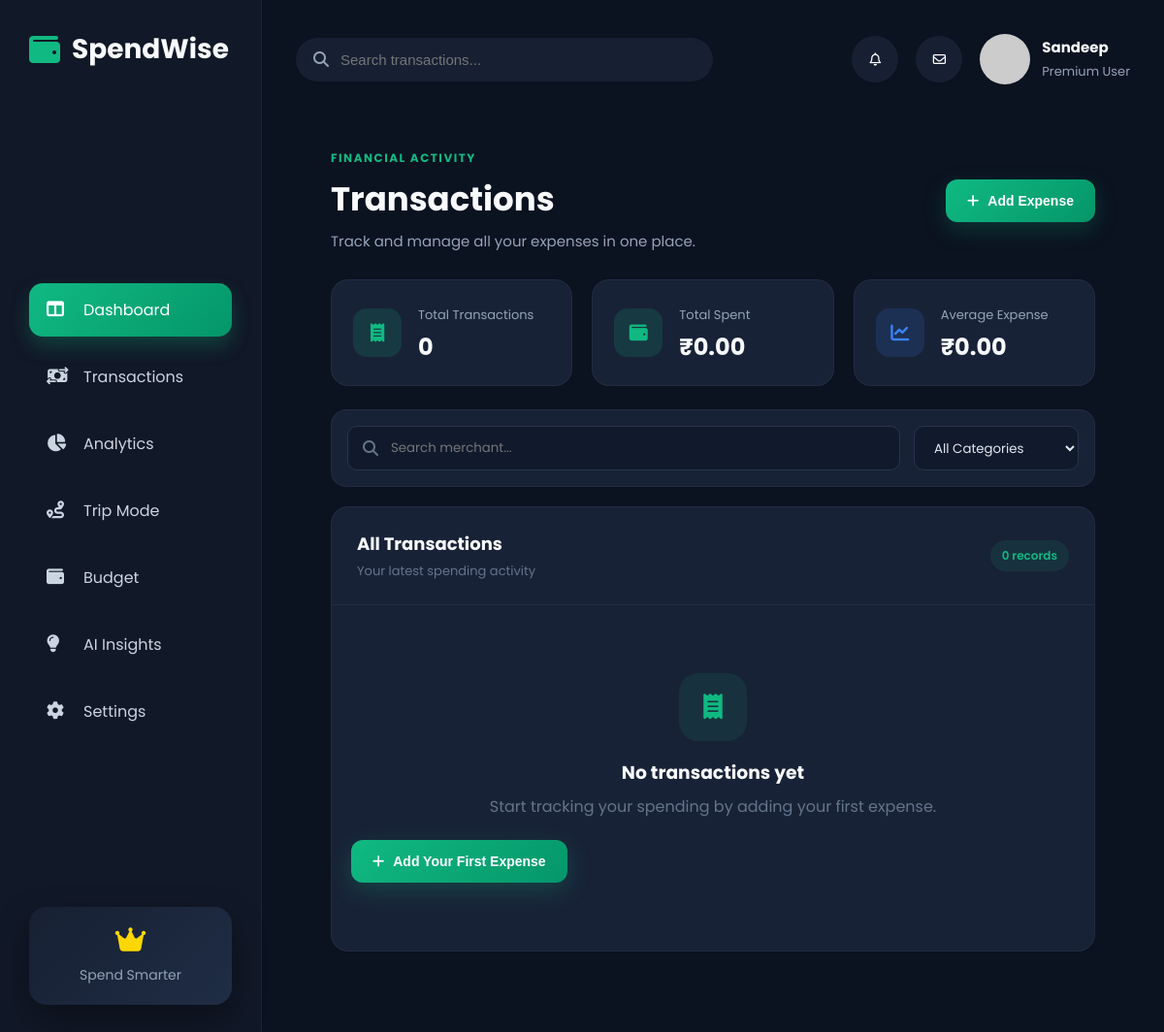
The app's page /transactions, older data.
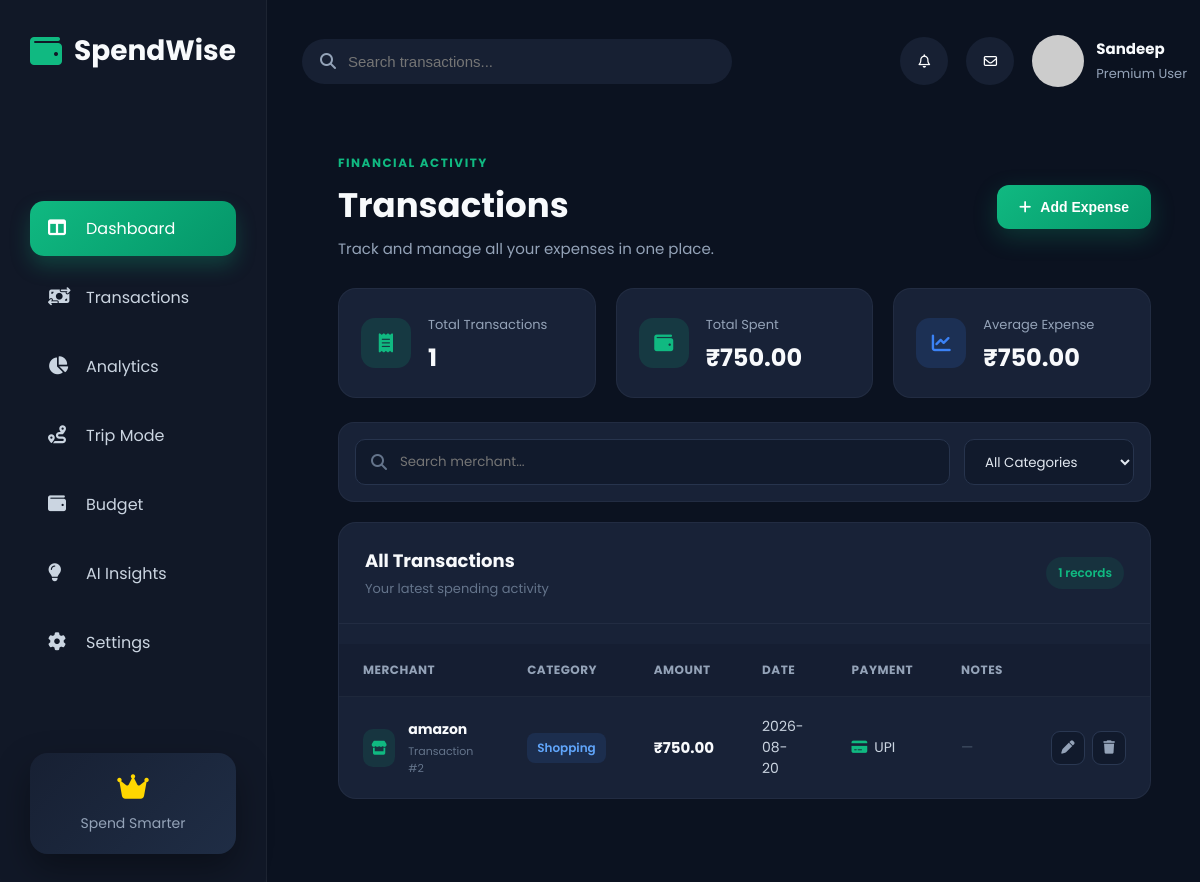
The same page, newer data.
### tables this page shows
CREATE TABLE transactions (
            id INTEGER PRIMARY KEY AUTOINCREMENT,
            merchant TEXT NOT NULL,
            amount REAL NOT NULL,
            category TEXT NOT NULL,
            transaction_date TEXT NOT NULL,
            payment_method TEXT DEFAULT 'UPI',
            notes TEXT,
            created_at TIMESTAMP DEFAULT CURRENT_TIMESTAMP
        );

### app.py (the view)
@app.route("/transactions")
def transactions():
    transactions = get_transactions()
    return render_template(
        "transactions.html",
        transactions=transactions
    )

### utils/database.py (called while the page is built)
def get_connection():
    connection = sqlite3.connect(DATABASE_PATH)
    connection.row_factory = sqlite3.Row
    return connection

def get_transactions():
    connection = get_connection()
    cursor = connection.cursor()
    cursor.execute("""
        SELECT *
        FROM transactions
        ORDER BY transaction_date DESC, id DESC
    """)
    transactions = cursor.fetchall()
    connection.close()
    return transactions

### templates/transactions.html (shortened to what this page needs)
{% extends "base.html" %}
{% block extra_css %}
<link rel="stylesheet"
      href="{{ url_for('static', filename='css/transactions.css') }}">
{% endblock %}
{% block content %}
<div class="transactions-page">
    <div class="page-header">
        <div>
            <span class="page-eyebrow">FINANCIAL ACTIVITY</span>
            <h1>Transactions</h1>
            <p>Track and manage all your expenses in one place.</p>
        </div>
        <button class="add-expense-btn" onclick="openExpenseModal()">
            <i class="fa-solid fa-plus"></i>
            Add Expense
        </button>
    </div>
    <div class="transaction-summary">
        <div class="summary-card">
            <div class="summary-icon">
                <i class="fa-solid fa-receipt"></i>
            </div>
            <div>
                <span>Total Transactions</span>
                <h2>{{ transactions|length }}</h2>
            </div>
        </div>
        <div class="summary-card">
            <div class="summary-icon green">
                <i class="fa-solid fa-wallet"></i>
            </div>
            <div>
                <span>Total Spent</span>
                <h2>
                    ₹{{ "%.2f"|format(
                        transactions|sum(attribute="amount")
                    ) }}
                </h2>
            </div>
        </div>
        <div class="summary-card">
            <div class="summary-icon blue">
                <i class="fa-solid fa-chart-line"></i>
            </div>
            <div>
                <span>Average Expense</span>
                <h2>
                    ₹{{ "%.2f"|format(
                        (transactions|sum(attribute="amount") / transactions|length)
                        if transactions|length > 0 else 0
                    ) }}
                </h2>
            </div>
        </div>
    </div>
    <div class="transaction-toolbar">
        <div class="transaction-search">
            <i class="fa-solid fa-magnifying-glass"></i>
            <input
                type="text"
                id="transactionSearch"
                placeholder="Search merchant..."
                onkeyup="filterTransactions()"
            >
        </div>
        <select
            id="categoryFilter"
            onchange="filterTransactions()"
        >
            <option value="">All Categories</option>
        </select>
    </div>
    <div class="transactions-card">
        <div class="table-header">
            <div>
                <h3>All Transactions</h3>
                <p>
                    Your latest spending activity
                </p>
            </div>
            <span class="transaction-count">
                {{ transactions|length }} records
            </span>
        </div>
        {% if transactions %}
        <div class="table-wrapper">
            <table class="transactions-table">
                <thead>
                    <tr>
                        <th>Merchant</th>
                        <th>Category</th>
                        <th>Amount</th>
                        <th>Date</th>
                        <th>Payment</th>
                        <th>Notes</th>
                        <th></th>
                    </tr>
                </thead>
                <tbody id="transactionTableBody">
                    {% for transaction in transactions %}
                    <tr
                        data-merchant="{{ transaction['merchant']|lower }}"
                        data-category="{{ transaction['category'] }}"
                    >
                        <td>
                            <div class="merchant-cell">
                                <div class="merchant-icon">
                                    <i class="fa-solid fa-store"></i>
                                </div>
                                <div>
                                    <strong>
                                        {{ transaction['merchant'] }}
                                    </strong>
                                    <span>
                                        Transaction #{{ transaction['id'] }}
                                    </span>
                                </div>
                            </div>
                        </td>
                        <td>
                            <span class="category-badge">
                                {{ transaction['category'] }}
                            </span>
                        </td>
                        <td>
                            <strong class="transaction-amount">
                                ₹{{ "%.2f"|format(transaction['amount']) }}
                            </strong>
                        </td>
                        <td>
                            <span class="transaction-date">
                                {{ transaction['transaction_date'] }}
                            </span>
                        </td>
                        <td>
                            <span class="payment-method">
                                <i class="fa-solid fa-credit-card"></i>
                                {{ transaction['payment_method'] }}
                            </span>
                        </td>
                        <td>
                            {% if transaction['notes'] %}
                                <span class="transaction-note">
                                    {{ transaction['notes'] }}
                                </span>
                            {% else %}
                                <span class="no-note">
                                    —
                                </span>
                            {% endif %}
                        </td>
                        <td>
                            <div class="transaction-actions">
                                <button
                                    class="action-btn edit-btn"
                                    title="Edit transaction"
                                    onclick="editTransaction({{ transaction['id'] }})"
                                >
                                    <i class="fa-solid fa-pen"></i>
                                </button>
                                <button
                                    class="action-btn delete-btn"
                                    title="Delete transaction"
                                    onclick="deleteTransaction({{ transaction['id'] }})"
                                >
                                    <i class="fa-solid fa-trash"></i>
                                </button>
                            </div>
                        </td>
                    </tr>
                    {% endfor %}
                </tbody>
            </table>
        </div>
        {% else %}
        <div class="empty-transactions">
            <div class="empty-icon">
                <i class="fa-solid fa-receipt"></i>
            </div>
            <h3>No transactions yet</h3>
            <p>
                Start tracking your spending by adding your first expense.
            </p>
            <button
                class="add-expense-btn"
                onclick="openExpenseModal()"
            >
                <i class="fa-solid fa-plus"></i>
                Add Your First Expense
            </button>
        </div>
        {% endif %}
    </div>
</div>
{% endblock %}

### templates/base.html (shortened to what this page needs)
<!DOCTYPE html>
<html lang="en">
<head>
    <link rel="stylesheet"
        href="https://cdnjs.cloudflare.com/ajax/libs/font-awesome/6.7.2/css/all.min.css">
    <link rel="stylesheet"
        href="{{ url_for('static', filename='css/style.css') }}">
{% block extra_css %}
{% endblock %}
    <link rel="stylesheet"
        href="{{ url_for('static', filename='css/dashboard.css') }}">
</head>
<body>
    <div class="container">
        {% include 'components/sidebar.html' %}
        <div class="main-content">
            {% include 'components/navbar.html' %}
            {% block content %}
            {% endblock %}
        </div>
    </div>
</body>
</html>

### templates/components/sidebar.html
<div class="sidebar">
    <div class="logo">
        <i class="fa-solid fa-wallet"></i>
        <h2>SpendWise</h2>
    </div>
    <div class="menu">
        <a href="#" class="active">
            <i class="fa-solid fa-table-columns"></i>
            <span>Dashboard</span>
        </a>
        <a href="{{ url_for('transactions') }}">
            <i class="fa-solid fa-money-bill-transfer"></i>
            <span>Transactions</span>
        </a>
        <a href="#">
            <i class="fa-solid fa-chart-pie"></i>
            <span>Analytics</span>
        </a>
        <a href="#">
            <i class="fa-solid fa-route"></i>
            <span>Trip Mode</span>
        </a>
        <a href="#">
            <i class="fa-solid fa-wallet"></i>
            <span>Budget</span>
        </a>
        <a href="#">
            <i class="fa-solid fa-lightbulb"></i>
            <span>AI Insights</span>
        </a>
        <a href="#">
            <i class="fa-solid fa-gear"></i>
            <span>Settings</span>
        </a>
    </div>
    <div class="sidebar-footer">
        <div class="premium">
            <i class="fa-solid fa-crown"></i>
            <p>Spend Smarter</p>
        </div>
    </div>
</div>

### templates/components/navbar.html
<div class="navbar">
    <div class="search-box">
        <i class="fa-solid fa-magnifying-glass"></i>
        <input
            type="text"
            placeholder="Search transactions..."
        >
    </div>
    <div class="nav-right">
        <button class="icon-btn">
            <i class="fa-regular fa-bell"></i>
        </button>
        <button class="icon-btn">
            <i class="fa-regular fa-envelope"></i>
        </button>
        <div class="profile">
            <img
                src="https://ui-avatars.com/api/?name=Sandeep&background=10B981&color=fff"
                alt="Profile"
            >
            <div>
                <h4>Sandeep</h4>
                <span>Premium User</span>
            </div>
        </div>
    </div>
</div>

### static/css/style.css (style rules this page uses)
:root { --bg:#0B1220; --sidebar:#111827; --card:#172033; --primary:#10B981; --primary-dark:#059669; --blue:#3B82F6; --red:#EF4444; --yellow:#F59E0B; --white:#F8FAFC; --text:#CBD5E1; --muted:#94A3B8; --shadow:0 15px 35px rgba(0,0,0,.35); --radius:18px; }
* { margin:0; padding:0; box-sizing:border-box; }
html { scroll-behavior:smooth; }
body { background:var(--bg); color:var(--white); font-family:'Poppins',sans-serif; overflow-x:hidden; }
a { color:inherit; text-decoration:none; }
.container { display:flex; min-height:100vh; }
.sidebar { width:270px; background:var(--sidebar); display:flex; flex-direction:column; justify-content:space-between; padding:30px; border-right:1px solid rgba(255,255,255,.05); }
.logo { display:flex; align-items:center; gap:12px; margin-bottom:45px; }
.logo i { font-size:32px; color:var(--primary); }
.logo h2 { font-size:28px; font-weight:700; }
.menu { display:flex; flex-direction:column; gap:14px; }
.menu a { display:flex; align-items:center; gap:16px; padding:15px 18px; border-radius:14px; color:var(--text); transition:.35s; }
.menu a i { width:22px; font-size:18px; }
.menu .active { background:linear-gradient(135deg,#10B981,#059669); color:white; box-shadow:0 10px 20px rgba(16,185,129,.25); }
.premium { background:linear-gradient(135deg,#172033,#1F2D45); border-radius:18px; padding:20px; text-align:center; box-shadow:var(--shadow); }
.premium i { font-size:28px; color:gold; margin-bottom:12px; }
.premium p { color:var(--muted); font-size:14px; }
.main-content { flex:1; padding:35px; }
.navbar { display:flex; justify-content:space-between; align-items:center; margin-bottom:35px; }
.search-box { width:430px; background:var(--card); display:flex; align-items:center; padding:14px 18px; border-radius:50px; }
.search-box i { color:var(--muted); }
.search-box input { background:none; border:none; outline:none; color:white; width:100%; margin-left:12px; font-size:15px; }
.nav-right { display:flex; align-items:center; gap:18px; }
.icon-btn { width:48px; height:48px; border:none; border-radius:50%; cursor:pointer; background:var(--card); color:white; transition:.3s; }
.profile { display:flex; align-items:center; gap:12px; }
.profile img { width:52px; height:52px; border-radius:50%; }
.profile h4 { font-size:15px; }
.profile span { color:var(--muted); font-size:13px; }

### static/css/dashboard.css (style rules this page uses)
.green { color:#10B981; }
table { width:100%; margin-top:20px; border-collapse:collapse; }
table th { color:#94A3B8; text-align:left; padding:15px 0; }
table td { padding:18px 0; border-top:1px solid rgba(255,255,255,.05); }

Row changes from the older to the newer data that the page shows:
added transactions: amount "750.00"
Text that changed along with them:
{{ transactions|length }}: "0" → "1"
text no longer shown: "0.00 0.00 No transactions yet Start tracking your spending by adding your first expense. Add Your First Expense"
text now shown: "750.00 750.00 MERCHANT CATEGORY AMOUNT DATE PAYMENT NOTES"
